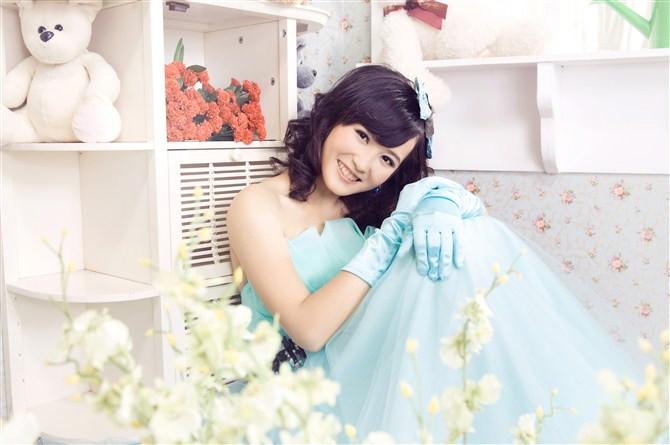
#> input picture assets/images/member-00001.jpg, 670 x 445 px, given in place of clipboard-2026-07-19T12-08-10-815Z-7d13dc80.png, which was not available
$ python make_yoko_banner.py
#> lines starting #> are read from the running program, lines starting #| are printed output that depends on the picture; pictures that were not available may be replaced by others from this repository, and a replacement may not be noted
#!/usr/bin/env python3
"""Take Cindy banner screenshot as base — replace only: photo + specific text fields."""
from PIL import Image, ImageDraw, ImageFont
import os

BASE = r'C:\Users\Administrator\.workbuddy\clipboard-images\clipboard-2026-07-19T12-08-10-815Z-7d13dc80.png'
PHOTO_SRC = r'C:\Users\Administrator\.workbuddy\clipboard-images\clipboard-2026-07-19T12-08-10-823Z-53bab625.png'
OUT = r'assets\images\banner-yoko.png'

base = Image.open(BASE).convert('RGBA')
bw, bh = base.size
#> bw = 670; bh = 445
print(f'Base: {bw}x{bh}')
#| Base: 670x445

# Font scale: base image is 944x410, reference design is ~489px wide
SCALE = bw / 944
#> SCALE = 0.71
FONT = r'C:\Windows\Fonts\msyh.ttc'
def lf(s):
    return ImageFont.truetype(FONT, max(1, int(s * SCALE)))
font_sm = lf(18)
font_lg = lf(36)

draw = ImageDraw.Draw(base)

# Helper: erase a rect area by painting gradient color
def erase_rect(x1, y1, x2, y2):
    x1, y1, x2, y2 = int(x1), int(y1), int(x2), int(y2)
    for px in range(max(0,x1), min(bw,x2)):
        for py in range(max(0,y1), min(bh,y2)):
            r = px / bw * 30 + 225
            g = px / bw * 80 + 110
            b = py / bh * 80 + 100
            base.putpixel((px, py), (int(r)%256, int(g)%256, int(b)%256, 255))

# ---- 1. Name: "Cindy" → "Yoko" ----
ny = int(bh * 0.463)
#> ny = 206
nx = int(22 * SCALE)
#> nx = 15
nw = int(draw.textlength('Cindy', font=font_lg)) + int(8*SCALE)
#> nw = 75
erase_rect(nx, ny, nx+nw, ny+int(40*SCALE))
draw = ImageDraw.Draw(base)
draw.text((nx, ny), 'Yoko', fill='#ffffff', font=font_lg)

# ---- 2. Desc line 1 ----
d1y = int(bh * 0.585)
#> d1y = 260
old1 = '\u559c\u9759\u4e0d\u559c\u4e89\uff0c\u5fc3\u5b89\u5373\u5bcc\u8db3'
new1 = '46\u5c81\u9500\u552e\u5c0f\u59d0\u59d9'
w1 = int(draw.textlength(old1, font=font_sm)) + int(8*SCALE)
#> w1 = 84
erase_rect(int(18*SCALE), d1y, int(18*SCALE)+w1, d1y+int(24*SCALE))
draw = ImageDraw.Draw(base)
draw.text((int(18*SCALE), d1y), new1, fill='#ffffff', font=font_sm)

# ---- 3. Desc line 2 ----
d2y = d1y + int(26*SCALE)
#> d2y = 278
old2 = '\u7cbe\u795e\u4e16\u754c\u7684\u9971\u6ee1\uff0c\u80dc\u4e8e\u4e00\u5207'
new2 = '\u6e29\u6696\u77e5\u6027\uff0c\u671f\u5f85\u771f\u8bda\u76f8\u9047'
w2 = int(draw.textlength(old2, font=font_sm)) + int(8*SCALE)
#> w2 = 91
erase_rect(int(18*SCALE), d2y, int(18*SCALE)+w2, d2y+int(24*SCALE))
draw = ImageDraw.Draw(base)
draw.text((int(18*SCALE), d2y), new2, fill='#ffffff', font=font_sm)

# ---- 4. Tags ----
ty = d2y + int(34*SCALE)
#> ty = 302
old_tags = ['48\u5c81', '\u767d\u9886', '\u6c34\u74f6\u5ea7']
new_tags = ['46\u5c81', '\u9500\u552e', '\u5929\u79e4\u5ea7']
tx = int(20 * SCALE)
#> tx = 14
gap = int(8 * SCALE)
#> gap = 5
for ot, nt in zip(old_tags, new_tags):
    otw = int(draw.textlength(ot, font=font_sm)) + int(18*SCALE)
    th = int(28 * SCALE)
    erase_rect(tx, ty, tx+otw, ty+th)
    draw = ImageDraw.Draw(base)
    ntw = int(draw.textlength(nt, font=font_sm)) + int(18*SCALE)
    draw.rounded_rectangle([tx, ty, tx+ntw, ty+th], radius=int(14*SCALE),
                           outline='#ffccb0', width=max(1,int(SCALE)))
    draw.text((tx+int(9*SCALE), ty+int(4*SCALE)), nt, fill='#ffccb0', font=font_sm)
    tx += ntw + gap
#> this loop made 3 passes
#> (otw, x1 in erase_rect, y1 in erase_rect, x2 in erase_rect, y2 in erase_rect, ntw, tx) on passes 2 to 3: (26, 53, 302, 79, 321, 26, 84), (33, 84, 302, 117, 321, 33, 122)
#> (otw, ntw, tx) on pass 1: (34, 34, 53)
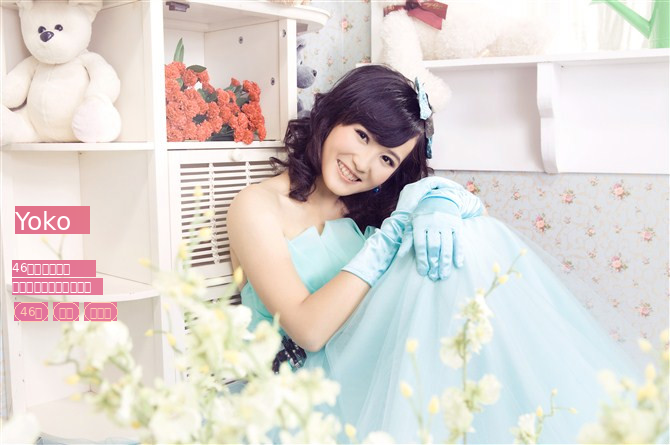
#> base: PIL image 670x445 RGBA; mean R, G, B, A 219.9, 213.7, 209.1, 255
#> after the loop, tx = 122

# ---- 5. Replace right-side photo ----
src_img = Image.open(PHOTO_SRC).convert('RGB')
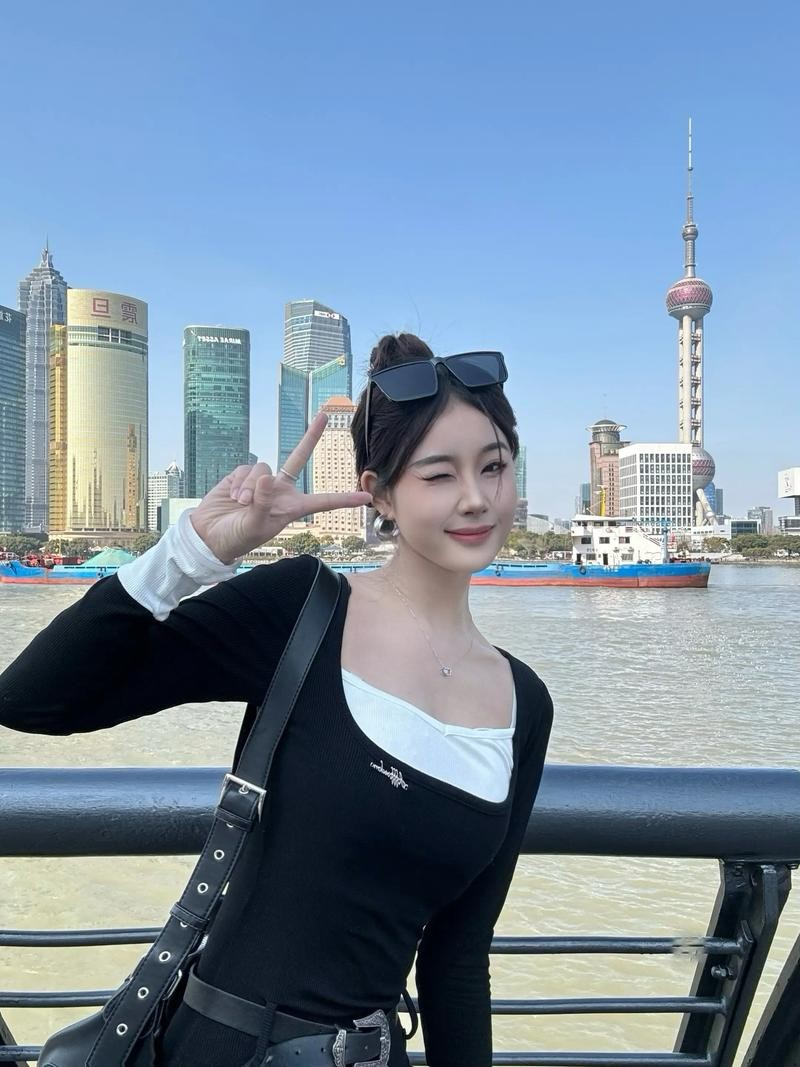
#> input picture assets/images/member-00002.jpg, 800 x 1067 px, given in place of clipboard-2026-07-19T12-08-10-823Z-53bab625.png, which was not available
#> src_img is the input picture: PIL image 800x1067 RGB; mean R, G, B 122.4, 143.1, 163.2
sw, sh = src_img.size
#> sw = 800; sh = 1067
print(f'Source: {sw}x{sh}')
#| Source: 800x1067

pleft = int(bw * 0.54) - int(5*SCALE)
#> pleft = 358
pw = bw - pleft + int(10*SCALE)
#> pw = 319
ph = bh
#> ph = 445

aspect = pw / ph
cw = sw
ch = int(sw / aspect)
if ch > sh:
    ch = sh
    cw = int(sh * aspect)
cy1 = max(0, (sh - ch) // 2)
cx1 = max(0, (sw - cw) // 2)
crop = src_img.crop((cx1, cy1, cx1+cw, cy1+ch))
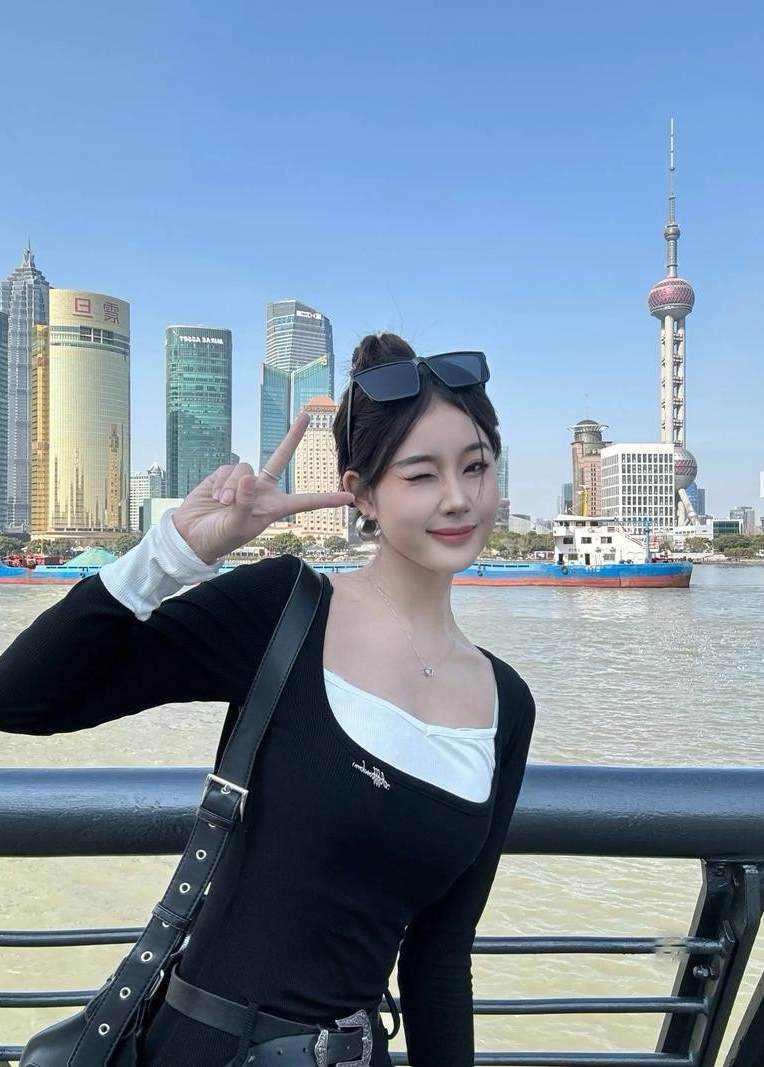
#> crop: PIL image 764x1067 RGB; mean R, G, B 121.9, 142.4, 162.6
photo = crop.resize((pw, ph), Image.LANCZOS)
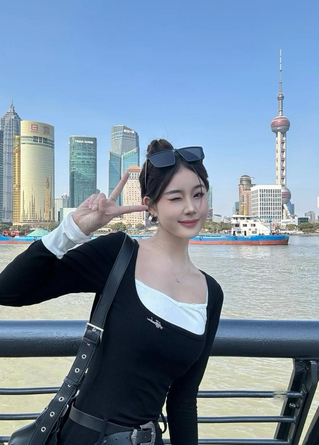
#> photo: PIL image 319x445 RGB; mean R, G, B 121.9, 142.4, 162.6
base.paste(photo.convert('RGBA'), (pleft, 0))
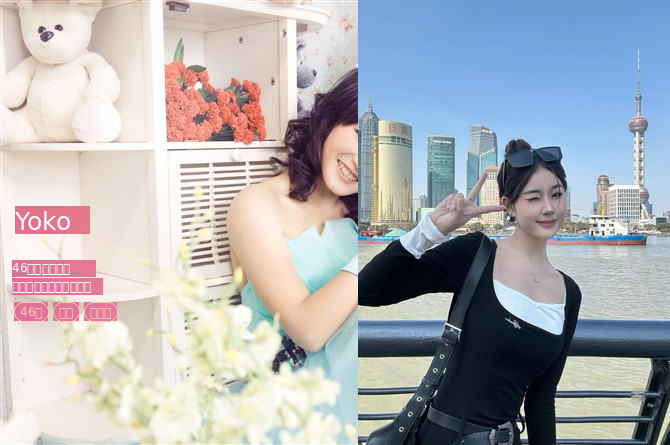
#> base: PIL image 670x445 RGBA; mean R, G, B, A 175.5, 177.2, 181.8, 255

# ---- 6. Upscale to 750x320 ----
final = base.resize((750, 320), Image.LANCZOS)
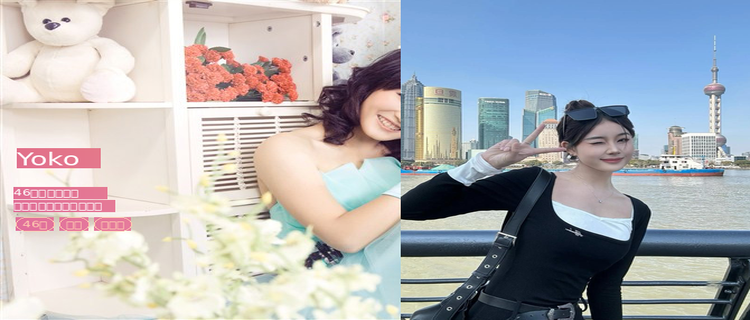
#> final: PIL image 750x320 RGBA; mean R, G, B, A 175.5, 177.2, 181.8, 255
final.convert('RGB').save(OUT, quality=95)
print(f'Done: {OUT} (750x320)')
